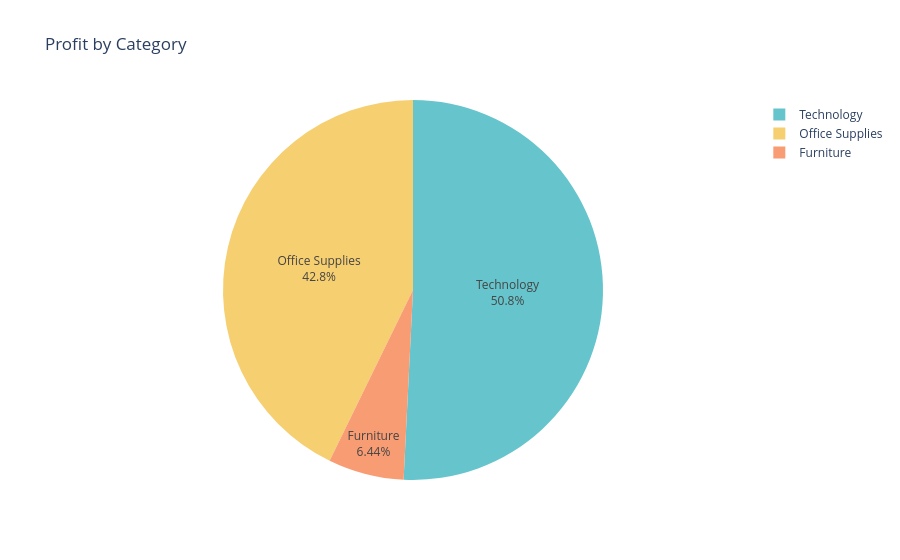

Here is the notebook cell this chart was saved with:
### Code cell
Profit_by_Category= data.groupby('Category')['Profit'].sum().reset_index()
fig_4= px.pie(
    Profit_by_Category,
    names = 'Category',
    values = 'Profit',
    title='Profit by Category',
    color_discrete_sequence = px.colors.qualitative.Pastel
)
fig_4.update_traces(textposition = 'inside',textinfo ='percent+label')
fig_4.show()

### Figure 1 — Plotly figure (JSON) as saved in the notebook; plotly's stock layout.template omitted (floating-point values rounded to 4 significant figures)
{"data": [{"domain": {"x": [0, 1], "y": [0, 1]}, "hovertemplate": "Category=%{label}<br>Profit=%{value}<extra></extra>", "labels": ["Furniture", "Office Supplies", "Technology"], "legendgroup": "", "name": "", "showlegend": true, "textinfo": "percent+label", "textposition": "inside", "type": "pie", "values": [18450.0, 122500.0, 145500.0]}], "layout": {"legend": {"tracegroupgap": 0}, "piecolorway": ["rgb(102, 197, 204)", "rgb(246, 207, 113)", "rgb(248, 156, 116)", "rgb(220, 176, 242)", "rgb(135, 197, 95)", "rgb(158, 185, 243)", "rgb(254, 136, 177)", "rgb(201, 219, 116)", "rgb(139, 224, 164)", "rgb(180, 151, 231)", "rgb(179, 179, 179)"], "title": {"text": "Profit by Category"}}}
